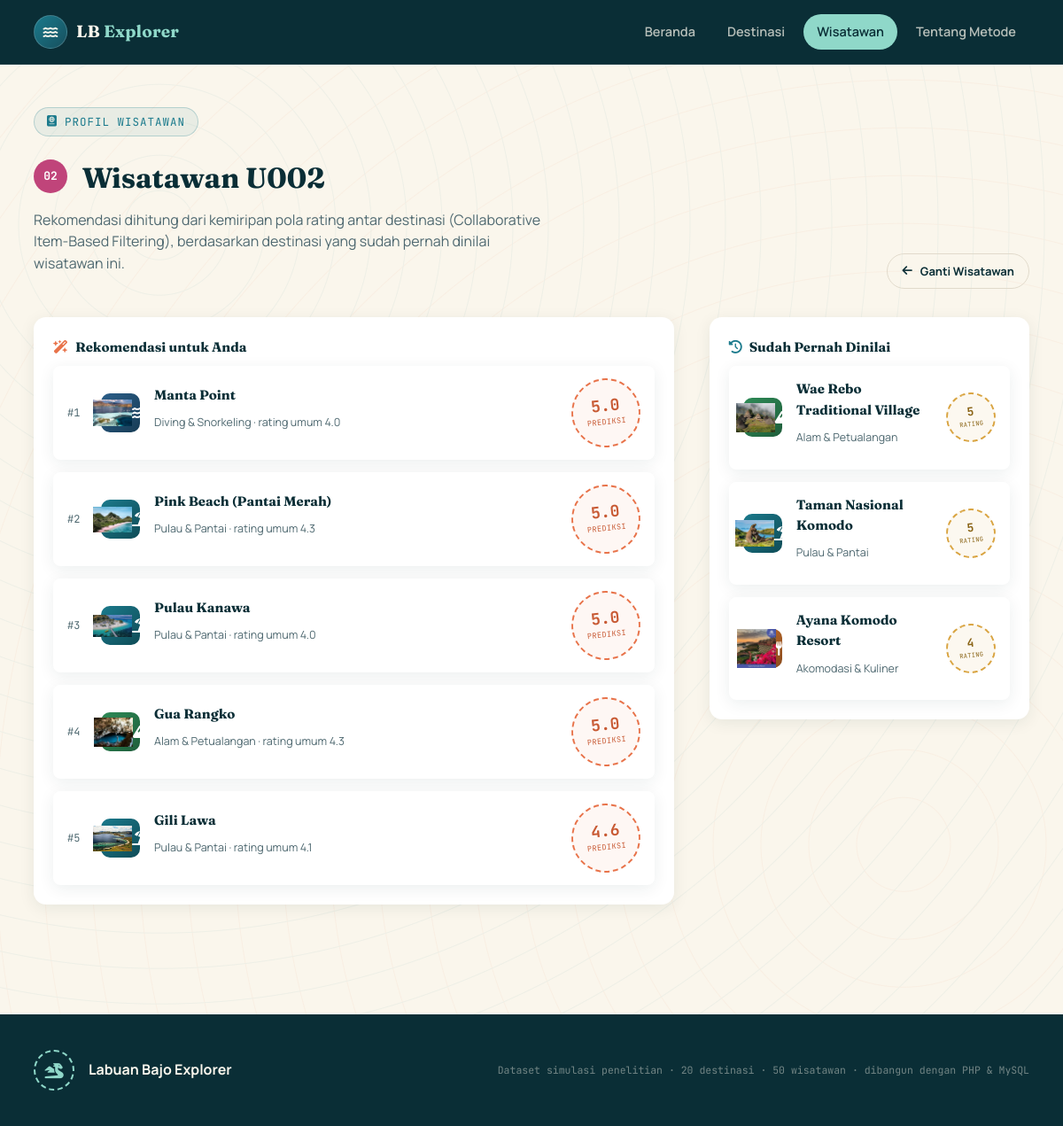
The page /rekomendasi.php?user_id=U002 on the database its author committed.
### tables this page shows
CREATE TABLE `users` (
  `user_id` varchar(10) NOT NULL,
  `display_name` varchar(50) NOT NULL
);

CREATE TABLE `items` (
  `item_id` varchar(10) NOT NULL,
  `item_name` varchar(100) NOT NULL,
  `category` varchar(50) NOT NULL,
  `avg_rating` decimal(3,2) NOT NULL DEFAULT 0.00,
  `total_reviews` int(11) NOT NULL DEFAULT 0,
  `price_range` varchar(5) NOT NULL,
  `location` varchar(100) NOT NULL,
  `description` text DEFAULT NULL
);

### includes/functions.php (called while the page is built, shortened)
<?php
function categoryMeta(string $category): array
{
    $map = [
        'island_beach' => [
            'label' => 'Pulau & Pantai',
            'icon'  => 'fa-umbrella-beach',
            'class' => 'cat-island',
        ],
        'diving_snorkeling' => [
            'label' => 'Diving & Snorkeling',
            'icon'  => 'fa-water',
            'class' => 'cat-diving',
        ],
        'nature_adventure' => [
            'label' => 'Alam & Petualangan',
            'icon'  => 'fa-mountain',
            'class' => 'cat-nature',
        ],
        'accommodation_culinary' => [
            'label' => 'Akomodasi & Kuliner',
            'icon'  => 'fa-utensils',
            'class' => 'cat-culinary',
        ],
    ];
    return $map[$category] ?? [
        'label' => ucwords(str_replace('_', ' ', $category)),
        'icon'  => 'fa-map-marker-alt',
        'class' => 'cat-island',
    ];
}
function getItemImage(string $itemId): ?string
{
    $extensions = ['jpg', 'jpeg', 'png', 'webp'];
    foreach ($extensions as $ext) {
        $relativePath = "assets/img/destinations/{$itemId}.{$ext}";
        $fullPath = __DIR__ . '/../' . $relativePath;
        if (file_exists($fullPath)) {
            return $relativePath;
        }
    }
    return null;
}
function avatarColor(string $userId): string
{
    $palette = ['#1B7A8C', '#E8734A', '#2E8B57', '#C9A227', '#6E5AA0', '#C0447A'];
    $index = crc32($userId) % count($palette);
    return $palette[$index];
}
function e(string $s): string
{
    return htmlspecialchars($s, ENT_QUOTES, 'UTF-8');
}

### classes/CollaborativeFiltering.php (called while the page is built, shortened)
<?php
class CollaborativeFiltering
{
    private mysqli $conn;
    private array $userItemMatrix = [];
    private array $itemIds = [];
    private array $userIds = [];
    public function __construct(mysqli $conn)
    {
        $this->conn = $conn;
        $this->buildUserItemMatrix();
    }
    private function buildUserItemMatrix(): void
    {
        $result = $this->conn->query("SELECT user_id, item_id, rating FROM ratings");
        $itemSet = [];
        $userSet = [];
        while ($row = $result->fetch_assoc()) {
            $u = $row['user_id'];
            $i = $row['item_id'];
            $r = (float) $row['rating'];
            $this->userItemMatrix[$u][$i] = $r;
            $itemSet[$i] = true;
            $userSet[$u] = true;
        }
        $this->itemIds = array_keys($itemSet);
        $this->userIds = array_keys($userSet);
    }
    private function getItemVector(string $itemId): array
    {
        $vector = [];
        foreach ($this->userIds as $u) {
            $vector[] = $this->userItemMatrix[$u][$itemId] ?? 0.0;
        }
        return $vector;
    }
    private function cosineSimilarity(array $a, array $b): float
    {
        $dot = 0.0;
        $normA = 0.0;
        $normB = 0.0;
        $n = count($a);
        for ($k = 0; $k < $n; $k++) {
            $dot += $a[$k] * $b[$k];
            $normA += $a[$k] * $a[$k];
            $normB += $b[$k] * $b[$k];
        }
        return $dot / (sqrt($normA) * sqrt($normB));
    }
    public function itemSimilarity(string $itemA, string $itemB): float
    {
        $key = $itemA < $itemB ? "$itemA|$itemB" : "$itemB|$itemA";
        $vecA = $this->getItemVector($itemA);
        $vecB = $this->getItemVector($itemB);
        $sim = $this->cosineSimilarity($vecA, $vecB);
        return $sim;
    }
    public function recommendForUser(string $userId, int $topN = 5): array
    {
        $ratedItems = $this->userItemMatrix[$userId];
        $unratedItems = array_diff($this->itemIds, array_keys($ratedItems));
        $predictions = [];
        foreach ($unratedItems as $candidate) {
            $weightedSum = 0.0;
            $similaritySum = 0.0;
            foreach ($ratedItems as $ratedItem => $rating) {
                $sim = $this->itemSimilarity($candidate, $ratedItem);
                $weightedSum += $sim * $rating;
                $similaritySum += abs($sim);
            }
            if ($similaritySum > 0) {
                $predictions[$candidate] = $weightedSum / $similaritySum;
            }
        }
        arsort($predictions);
        return array_slice($predictions, 0, $topN, true);
    }
    public function getUserRatings(string $userId): array
    {
        $ratings = $this->userItemMatrix[$userId];
        arsort($ratings);
        return $ratings;
    }
}

### rekomendasi.php (the view, shortened to what this page needs)
<?php
require_once __DIR__ . '/config/database.php';
require_once __DIR__ . '/includes/functions.php';
require_once __DIR__ . '/classes/CollaborativeFiltering.php';
$conn = getConnection();
$userId = $_GET['user_id'] ?? '';
$stmt = $conn->prepare("SELECT * FROM users WHERE user_id = ?");
$stmt->bind_param('s', $userId);
$stmt->execute();
$user = $stmt->get_result()->fetch_assoc();
$cf = new CollaborativeFiltering($conn);
$ratedRaw = $cf->getUserRatings($userId);
$recommendedRaw = $cf->recommendForUser($userId, 5);
function fetchItemsByIds(mysqli $conn, array $ids): array
{
    $placeholders = implode(',', array_fill(0, count($ids), '?'));
    $stmt = $conn->prepare("SELECT * FROM items WHERE item_id IN ($placeholders)");
    $types = str_repeat('s', count($ids));
    $stmt->bind_param($types, ...$ids);
    $stmt->execute();
    $res = $stmt->get_result();
    $lookup = [];
    while ($row = $res->fetch_assoc()) {
        $lookup[$row['item_id']] = $row;
    }
    return $lookup;
}
$ratedLookup = fetchItemsByIds($conn, array_keys($ratedRaw));
$recLookup = fetchItemsByIds($conn, array_keys($recommendedRaw));
include __DIR__ . '/includes/header.php';
?>
<section class="section" style="padding-top:48px;">
  <div class="wrap">
    <div class="section-head">
      <div>
        <span class="eyebrow"><i class="fa-solid fa-passport"></i> Profil Wisatawan</span>
        <h2>
          <span class="user-avatar" style="background:<?= avatarColor($user['user_id']) ?>; display:inline-flex; width:38px; height:38px; font-size:13px; vertical-align:middle; margin-right:10px;">
            <?= e(substr($user['user_id'], -2)) ?>
          </span>
          <?= e($user['display_name']) ?>
        </h2>
        <p class="section-lead">Rekomendasi dihitung dari kemiripan pola rating antar destinasi (Collaborative Item-Based Filtering), berdasarkan destinasi yang sudah pernah dinilai wisatawan ini.</p>
      </div>
      <a href="wisatawan.php" class="btn btn-ghost btn-sm" style="color:var(--navy); border-color:var(--line);"><i class="fa-solid fa-arrow-left"></i> Ganti Wisatawan</a>
    </div>
    <div class="detail-grid">
      <div>
        <div class="info-card">
          <h4><i class="fa-solid fa-wand-magic-sparkles" style="color:var(--coral);"></i> Rekomendasi untuk Anda</h4>
          <?php if (empty($recommendedRaw)): ?>
            <div class="empty-state">
              <i class="fa-solid fa-circle-info"></i>
              <p>Belum ada rekomendasi yang bisa dihitung &mdash; wisatawan ini mungkin sudah menilai semua destinasi, atau data rating masih terlalu sedikit untuk menghitung kemiripan.</p>
            </div>
          <?php else: ?>
            <div class="rec-list">
              <?php $i = 1; foreach ($recommendedRaw as $iid => $score):
                $ritem = $recLookup[$iid];
                $rmeta = categoryMeta($ritem['category']);
                $rphoto = getItemImage($iid);
                $predicted = max(0, min(5, $score)); ?>
                <a href="detail.php?id=<?= e($iid) ?>" class="rec-item">
                  <span class="rank">#<?= $i++ ?></span>
                  <div class="rec-icon <?= $rmeta['class'] ?> <?= $rphoto ? 'has-photo' : '' ?>">
                    <?php if ($rphoto): ?><img src="<?= e($rphoto) ?>" alt=""><?php endif; ?>
                    <i class="fa-solid <?= $rmeta['icon'] ?>"></i>
                  </div>
                  <div class="rec-info">
                    <h4><?= e($ritem['item_name']) ?></h4>
                    <p class="rec-sub"><?= e($rmeta['label']) ?> &middot; rating umum <?= number_format($ritem['avg_rating'],1) ?></p>
                  </div>
                  <div class="stamp">
                    <b><?= number_format($predicted, 1) ?></b>
                    <span>prediksi</span>
                  </div>
                </a>
              <?php endforeach; ?>
            </div>
          <?php endif; ?>
        </div>
      </div>
      <div>
        <div class="info-card">
          <h4><i class="fa-solid fa-clock-rotate-left"></i> Sudah Pernah Dinilai</h4>
          <?php if (empty($ratedRaw)): ?>
            <p style="font-size:13.5px; color:var(--ink-soft);">Wisatawan ini belum memberi rating apapun.</p>
          <?php else: ?>
            <div class="rec-list">
              <?php foreach ($ratedRaw as $iid => $rating):
                $ritem = $ratedLookup[$iid];
                $rmeta = categoryMeta($ritem['category']);
                $rphoto = getItemImage($iid); ?>
                <a href="detail.php?id=<?= e($iid) ?>" class="rec-item">
                  <div class="rec-icon <?= $rmeta['class'] ?> <?= $rphoto ? 'has-photo' : '' ?>">
                    <?php if ($rphoto): ?><img src="<?= e($rphoto) ?>" alt=""><?php endif; ?>
                    <i class="fa-solid <?= $rmeta['icon'] ?>"></i>
                  </div>
                  <div class="rec-info">
                    <h4><?= e($ritem['item_name']) ?></h4>
                    <p class="rec-sub"><?= e($rmeta['label']) ?></p>
                  </div>
                  <div class="stamp stamp-gold" style="width:56px; height:56px;">
                    <b style="font-size:13px;"><?= number_format($rating,0) ?></b>
                    <span style="font-size:7px;">rating</span>
                  </div>
                </a>
              <?php endforeach; ?>
            </div>
          <?php endif; ?>
        </div>
      </div>
    </div>
  </div>
</section>
<?php include __DIR__ . '/includes/footer.php'; ?>

### rows shown on the page
users: user_id "02", display_name "Wisatawan U002"
items: shows a picture, item_name "Manta Point", category "Diving & Snorkeling", avg_rating "4.0", predicted "5.0"
items: shows a picture, item_name "Pink Beach (Pantai Merah)", category "Pulau & Pantai", avg_rating "4.3", predicted "5.0"
items: shows a picture, item_name "Pulau Kanawa", category "Pulau & Pantai", avg_rating "4.0", predicted "5.0"
items: shows a picture, item_name "Gua Rangko", category "Alam & Petualangan", avg_rating "4.3", predicted "5.0"
items: shows a picture, item_name "Gili Lawa", category "Pulau & Pantai", avg_rating "4.1", predicted "4.6"
items: shows a picture, item_name "Wae Rebo Traditional Village", category "Alam & Petualangan", rating "5"
items: shows a picture, item_name "Taman Nasional Komodo", category "Pulau & Pantai", rating "5"
items: shows a picture, item_name "Ayana Komodo Resort", category "Akomodasi & Kuliner", rating "4"
